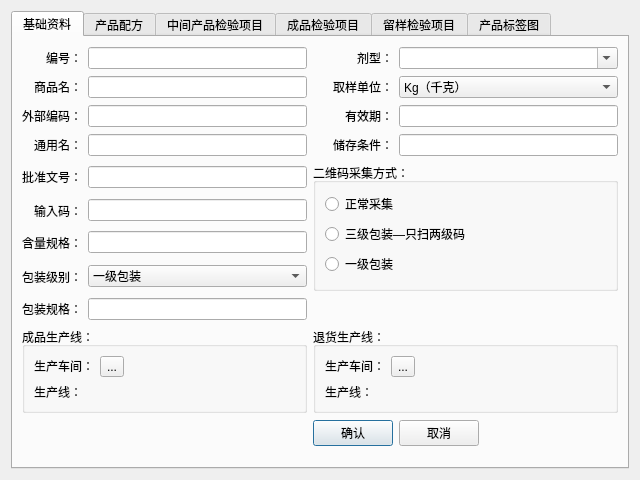
<?xml version="1.0" encoding="UTF-8"?>
<ui version="4.0">
 <class>Dialog</class>
 <widget class="QDialog" name="Dialog">
  <property name="geometry">
   <rect>
    <x>0</x>
    <y>0</y>
    <width>640</width>
    <height>480</height>
   </rect>
  </property>
  <property name="windowTitle">
   <string>物料详细信息</string>
  </property>
  <layout class="QGridLayout" name="gridLayout">
   <item row="0" column="0">
    <widget class="QTabWidget" name="tab">
     <property name="enabled">
      <bool>true</bool>
     </property>
     <property name="currentIndex">
      <number>0</number>
     </property>
     <property name="tabsClosable">
      <bool>false</bool>
     </property>
     <property name="movable">
      <bool>false</bool>
     </property>
     <property name="tabBarAutoHide">
      <bool>false</bool>
     </property>
     <widget class="QWidget" name="tab_1">
      <attribute name="title">
       <string>基础资料</string>
      </attribute>
      <layout class="QGridLayout" name="gridLayout_6">
       <item row="9" column="1" colspan="2">
        <widget class="QGroupBox" name="groupBox_4">
         <property name="title">
          <string>成品生产线：</string>
         </property>
         <layout class="QGridLayout" name="gridLayout_11">
          <item row="0" column="0">
           <widget class="QLabel" name="workshoplabel">
            <property name="sizePolicy">
             <sizepolicy hsizetype="Fixed" vsizetype="Fixed">
              <horstretch>0</horstretch>
              <verstretch>0</verstretch>
             </sizepolicy>
            </property>
            <property name="text">
             <string>生产车间：</string>
            </property>
           </widget>
          </item>
          <item row="0" column="1">
           <widget class="QToolButton" name="workshop">
            <property name="text">
             <string>...</string>
            </property>
           </widget>
          </item>
          <item row="1" column="0">
           <widget class="QLabel" name="productionlinelabel">
            <property name="sizePolicy">
             <sizepolicy hsizetype="Fixed" vsizetype="Fixed">
              <horstretch>0</horstretch>
              <verstretch>0</verstretch>
             </sizepolicy>
            </property>
            <property name="text">
             <string>生产线：</string>
            </property>
           </widget>
          </item>
          <item row="1" column="1">
           <widget class="QLabel" name="productionline">
            <property name="sizePolicy">
             <sizepolicy hsizetype="Expanding" vsizetype="Preferred">
              <horstretch>0</horstretch>
              <verstretch>0</verstretch>
             </sizepolicy>
            </property>
            <property name="text">
             <string/>
            </property>
           </widget>
          </item>
         </layout>
        </widget>
       </item>
       <item row="4" column="3" rowspan="4" colspan="2">
        <widget class="QGroupBox" name="qrtype">
         <property name="title">
          <string>二维码采集方式：</string>
         </property>
         <layout class="QVBoxLayout" name="verticalLayout">
          <item>
           <widget class="QRadioButton" name="radioButton">
            <property name="text">
             <string>正常采集</string>
            </property>
           </widget>
          </item>
          <item>
           <widget class="QRadioButton" name="radioButton_2">
            <property name="text">
             <string>三级包装—只扫两级码</string>
            </property>
           </widget>
          </item>
          <item>
           <widget class="QRadioButton" name="radioButton_3">
            <property name="text">
             <string>一级包装</string>
            </property>
           </widget>
          </item>
         </layout>
        </widget>
       </item>
       <item row="8" column="1">
        <widget class="QLabel" name="packagelabel">
         <property name="layoutDirection">
          <enum>Qt::RightToLeft</enum>
         </property>
         <property name="text">
          <string>包装规格：</string>
         </property>
         <property name="alignment">
          <set>Qt::AlignRight|Qt::AlignTrailing|Qt::AlignVCenter</set>
         </property>
        </widget>
       </item>
       <item row="8" column="2">
        <widget class="QLineEdit" name="package_2"/>
       </item>
       <item row="10" column="3">
        <widget class="QPushButton" name="acceptButton">
         <property name="sizePolicy">
          <sizepolicy hsizetype="Fixed" vsizetype="Fixed">
           <horstretch>0</horstretch>
           <verstretch>0</verstretch>
          </sizepolicy>
         </property>
         <property name="text">
          <string>确认</string>
         </property>
        </widget>
       </item>
       <item row="10" column="4">
        <widget class="QPushButton" name="cancelButton">
         <property name="sizePolicy">
          <sizepolicy hsizetype="Fixed" vsizetype="Fixed">
           <horstretch>0</horstretch>
           <verstretch>0</verstretch>
          </sizepolicy>
         </property>
         <property name="text">
          <string>取消</string>
         </property>
        </widget>
       </item>
       <item row="0" column="3">
        <widget class="QLabel" name="medkindlabel">
         <property name="text">
          <string>剂型：</string>
         </property>
         <property name="alignment">
          <set>Qt::AlignRight|Qt::AlignTrailing|Qt::AlignVCenter</set>
         </property>
        </widget>
       </item>
       <item row="1" column="3">
        <widget class="QLabel" name="checkunitlabel">
         <property name="text">
          <string>取样单位：</string>
         </property>
         <property name="alignment">
          <set>Qt::AlignRight|Qt::AlignTrailing|Qt::AlignVCenter</set>
         </property>
        </widget>
       </item>
       <item row="0" column="1">
        <widget class="QLabel" name="idlabel">
         <property name="layoutDirection">
          <enum>Qt::RightToLeft</enum>
         </property>
         <property name="text">
          <string>编号：</string>
         </property>
         <property name="alignment">
          <set>Qt::AlignRight|Qt::AlignTrailing|Qt::AlignVCenter</set>
         </property>
        </widget>
       </item>
       <item row="1" column="1">
        <widget class="QLabel" name="namelabel">
         <property name="layoutDirection">
          <enum>Qt::RightToLeft</enum>
         </property>
         <property name="text">
          <string>商品名：</string>
         </property>
         <property name="alignment">
          <set>Qt::AlignRight|Qt::AlignTrailing|Qt::AlignVCenter</set>
         </property>
        </widget>
       </item>
       <item row="6" column="2">
        <widget class="QLineEdit" name="spec"/>
       </item>
       <item row="5" column="1">
        <widget class="QLabel" name="inputlabel">
         <property name="layoutDirection">
          <enum>Qt::RightToLeft</enum>
         </property>
         <property name="text">
          <string>输入码：</string>
         </property>
         <property name="alignment">
          <set>Qt::AlignRight|Qt::AlignTrailing|Qt::AlignVCenter</set>
         </property>
        </widget>
       </item>
       <item row="5" column="2">
        <widget class="QLineEdit" name="inputcode"/>
       </item>
       <item row="4" column="1">
        <widget class="QLabel" name="allownolabel">
         <property name="text">
          <string>批准文号：</string>
         </property>
         <property name="alignment">
          <set>Qt::AlignRight|Qt::AlignTrailing|Qt::AlignVCenter</set>
         </property>
        </widget>
       </item>
       <item row="4" column="2">
        <widget class="QLineEdit" name="allowno"/>
       </item>
       <item row="0" column="2">
        <widget class="QLineEdit" name="prodid"/>
       </item>
       <item row="2" column="1">
        <widget class="QLabel" name="externalnolabel">
         <property name="layoutDirection">
          <enum>Qt::RightToLeft</enum>
         </property>
         <property name="text">
          <string>外部编码：</string>
         </property>
         <property name="alignment">
          <set>Qt::AlignRight|Qt::AlignTrailing|Qt::AlignVCenter</set>
         </property>
        </widget>
       </item>
       <item row="2" column="2">
        <widget class="QLineEdit" name="externalno"/>
       </item>
       <item row="3" column="1">
        <widget class="QLabel" name="kindlabel">
         <property name="layoutDirection">
          <enum>Qt::RightToLeft</enum>
         </property>
         <property name="text">
          <string>通用名：</string>
         </property>
         <property name="alignment">
          <set>Qt::AlignRight|Qt::AlignTrailing|Qt::AlignVCenter</set>
         </property>
        </widget>
       </item>
       <item row="6" column="1">
        <widget class="QLabel" name="speclabel">
         <property name="layoutDirection">
          <enum>Qt::RightToLeft</enum>
         </property>
         <property name="text">
          <string>含量规格：</string>
         </property>
         <property name="alignment">
          <set>Qt::AlignRight|Qt::AlignTrailing|Qt::AlignVCenter</set>
         </property>
        </widget>
       </item>
       <item row="1" column="2">
        <widget class="QLineEdit" name="prodname"/>
       </item>
       <item row="3" column="2">
        <widget class="QLineEdit" name="commonname"/>
       </item>
       <item row="7" column="1">
        <widget class="QLabel" name="packageLvlabel">
         <property name="layoutDirection">
          <enum>Qt::RightToLeft</enum>
         </property>
         <property name="text">
          <string>包装级别：</string>
         </property>
         <property name="alignment">
          <set>Qt::AlignRight|Qt::AlignTrailing|Qt::AlignVCenter</set>
         </property>
        </widget>
       </item>
       <item row="1" column="4">
        <widget class="QComboBox" name="checkunit">
         <property name="editable">
          <bool>false</bool>
         </property>
         <item>
          <property name="text">
           <string>Kg（千克）</string>
          </property>
         </item>
         <item>
          <property name="text">
           <string>g（克）</string>
          </property>
         </item>
         <item>
          <property name="text">
           <string>L（升）</string>
          </property>
         </item>
         <item>
          <property name="text">
           <string>ml（毫升）</string>
          </property>
         </item>
        </widget>
       </item>
       <item row="7" column="2">
        <widget class="QComboBox" name="packageLv">
         <item>
          <property name="text">
           <string>一级包装</string>
          </property>
         </item>
         <item>
          <property name="text">
           <string>二级包装</string>
          </property>
         </item>
         <item>
          <property name="text">
           <string>三级包装</string>
          </property>
         </item>
         <item>
          <property name="text">
           <string>四级包装</string>
          </property>
         </item>
        </widget>
       </item>
       <item row="2" column="3">
        <widget class="QLabel" name="expiredlabel">
         <property name="text">
          <string>有效期：</string>
         </property>
         <property name="alignment">
          <set>Qt::AlignRight|Qt::AlignTrailing|Qt::AlignVCenter</set>
         </property>
        </widget>
       </item>
       <item row="2" column="4">
        <widget class="QLineEdit" name="expireddates"/>
       </item>
       <item row="3" column="3">
        <widget class="QLabel" name="storagelabel">
         <property name="layoutDirection">
          <enum>Qt::RightToLeft</enum>
         </property>
         <property name="text">
          <string>储存条件：</string>
         </property>
         <property name="alignment">
          <set>Qt::AlignRight|Qt::AlignTrailing|Qt::AlignVCenter</set>
         </property>
        </widget>
       </item>
       <item row="3" column="4">
        <widget class="QLineEdit" name="storage"/>
       </item>
       <item row="9" column="3" colspan="2">
        <widget class="QGroupBox" name="groupBox_3">
         <property name="sizePolicy">
          <sizepolicy hsizetype="Expanding" vsizetype="Fixed">
           <horstretch>0</horstretch>
           <verstretch>0</verstretch>
          </sizepolicy>
         </property>
         <property name="title">
          <string>退货生产线：</string>
         </property>
         <layout class="QGridLayout" name="gridLayout_10">
          <item row="0" column="0">
           <widget class="QLabel" name="bworkshoplabel">
            <property name="sizePolicy">
             <sizepolicy hsizetype="Fixed" vsizetype="Fixed">
              <horstretch>0</horstretch>
              <verstretch>0</verstretch>
             </sizepolicy>
            </property>
            <property name="layoutDirection">
             <enum>Qt::RightToLeft</enum>
            </property>
            <property name="text">
             <string>生产车间：</string>
            </property>
            <property name="alignment">
             <set>Qt::AlignRight|Qt::AlignTrailing|Qt::AlignVCenter</set>
            </property>
           </widget>
          </item>
          <item row="1" column="0">
           <widget class="QLabel" name="bproductionlinelabel">
            <property name="sizePolicy">
             <sizepolicy hsizetype="Fixed" vsizetype="Fixed">
              <horstretch>0</horstretch>
              <verstretch>0</verstretch>
             </sizepolicy>
            </property>
            <property name="text">
             <string>生产线：</string>
            </property>
            <property name="alignment">
             <set>Qt::AlignRight|Qt::AlignTrailing|Qt::AlignVCenter</set>
            </property>
           </widget>
          </item>
          <item row="0" column="1">
           <widget class="QToolButton" name="bworkshop">
            <property name="sizePolicy">
             <sizepolicy hsizetype="Fixed" vsizetype="Fixed">
              <horstretch>0</horstretch>
              <verstretch>0</verstretch>
             </sizepolicy>
            </property>
            <property name="text">
             <string>...</string>
            </property>
           </widget>
          </item>
          <item row="1" column="1">
           <widget class="QLabel" name="bproductionline">
            <property name="sizePolicy">
             <sizepolicy hsizetype="Expanding" vsizetype="Preferred">
              <horstretch>0</horstretch>
              <verstretch>0</verstretch>
             </sizepolicy>
            </property>
            <property name="text">
             <string/>
            </property>
           </widget>
          </item>
         </layout>
        </widget>
       </item>
       <item row="0" column="4">
        <widget class="QComboBox" name="medkind">
         <property name="editable">
          <bool>true</bool>
         </property>
        </widget>
       </item>
      </layout>
     </widget>
     <widget class="QWidget" name="tab_2">
      <attribute name="title">
       <string>产品配方</string>
      </attribute>
      <layout class="QGridLayout" name="gridLayout_5">
       <item row="0" column="0">
        <widget class="QTreeWidget" name="formula">
         <property name="selectionMode">
          <enum>QAbstractItemView::ExtendedSelection</enum>
         </property>
         <column>
          <property name="text">
           <string>id</string>
          </property>
         </column>
         <column>
          <property name="text">
           <string>类别</string>
          </property>
         </column>
         <column>
          <property name="text">
           <string>种类</string>
          </property>
         </column>
         <column>
          <property name="text">
           <string>数量</string>
          </property>
         </column>
         <column>
          <property name="text">
           <string>计算公式</string>
          </property>
         </column>
        </widget>
       </item>
      </layout>
     </widget>
     <widget class="QWidget" name="tab_3">
      <attribute name="title">
       <string>中间产品检验项目</string>
      </attribute>
      <layout class="QGridLayout" name="gridLayout_4">
       <item row="0" column="0">
        <widget class="QTreeWidget" name="precheckitem">
         <property name="selectionMode">
          <enum>QAbstractItemView::ExtendedSelection</enum>
         </property>
         <column>
          <property name="text">
           <string>id</string>
          </property>
         </column>
         <column>
          <property name="text">
           <string>序号</string>
          </property>
         </column>
         <column>
          <property name="text">
           <string>类别</string>
          </property>
         </column>
         <column>
          <property name="text">
           <string>项目名称</string>
          </property>
         </column>
         <column>
          <property name="text">
           <string>标准规定</string>
          </property>
         </column>
         <column>
          <property name="text">
           <string>结果类型</string>
          </property>
         </column>
         <column>
          <property name="text">
           <string>入库类别</string>
          </property>
         </column>
        </widget>
       </item>
      </layout>
     </widget>
     <widget class="QWidget" name="tab_4">
      <attribute name="title">
       <string>成品检验项目</string>
      </attribute>
      <layout class="QGridLayout" name="gridLayout_3">
       <item row="0" column="0">
        <widget class="QTreeWidget" name="prodcheckitem">
         <property name="selectionMode">
          <enum>QAbstractItemView::ExtendedSelection</enum>
         </property>
         <column>
          <property name="text">
           <string>id</string>
          </property>
         </column>
         <column>
          <property name="text">
           <string>序号</string>
          </property>
         </column>
         <column>
          <property name="text">
           <string>类别</string>
          </property>
         </column>
         <column>
          <property name="text">
           <string>项目名称</string>
          </property>
         </column>
         <column>
          <property name="text">
           <string>标准规定</string>
          </property>
         </column>
         <column>
          <property name="text">
           <string>结果类型</string>
          </property>
         </column>
         <column>
          <property name="text">
           <string>入库类别</string>
          </property>
         </column>
        </widget>
       </item>
      </layout>
     </widget>
     <widget class="QWidget" name="tab_5">
      <attribute name="title">
       <string>留样检验项目</string>
      </attribute>
      <layout class="QGridLayout" name="gridLayout_7">
       <item row="0" column="0">
        <widget class="QTreeWidget" name="samplecheckitem">
         <property name="selectionMode">
          <enum>QAbstractItemView::ExtendedSelection</enum>
         </property>
         <column>
          <property name="text">
           <string>id</string>
          </property>
         </column>
         <column>
          <property name="text">
           <string>序号</string>
          </property>
         </column>
         <column>
          <property name="text">
           <string>类别</string>
          </property>
         </column>
         <column>
          <property name="text">
           <string>项目名称</string>
          </property>
         </column>
         <column>
          <property name="text">
           <string>标准规定</string>
          </property>
         </column>
         <column>
          <property name="text">
           <string>结果类型</string>
          </property>
         </column>
         <column>
          <property name="text">
           <string>入库类别</string>
          </property>
         </column>
        </widget>
       </item>
      </layout>
     </widget>
     <widget class="QWidget" name="tab_6">
      <attribute name="title">
       <string>产品标签图</string>
      </attribute>
      <layout class="QGridLayout" name="gridLayout_2">
       <item row="1" column="0">
        <widget class="QGroupBox" name="groupBox_2">
         <property name="sizePolicy">
          <sizepolicy hsizetype="Preferred" vsizetype="Expanding">
           <horstretch>0</horstretch>
           <verstretch>2</verstretch>
          </sizepolicy>
         </property>
         <property name="title">
          <string>标签图</string>
         </property>
         <layout class="QGridLayout" name="gridLayout_9">
          <item row="0" column="0">
           <widget class="QLabel" name="productimage">
            <property name="text">
             <string/>
            </property>
           </widget>
          </item>
         </layout>
        </widget>
       </item>
       <item row="0" column="0">
        <widget class="QGroupBox" name="groupBox">
         <property name="sizePolicy">
          <sizepolicy hsizetype="Preferred" vsizetype="Expanding">
           <horstretch>0</horstretch>
           <verstretch>1</verstretch>
          </sizepolicy>
         </property>
         <property name="title">
          <string>标签记录</string>
         </property>
         <layout class="QGridLayout" name="gridLayout_8">
          <item row="1" column="0" colspan="3">
           <widget class="QTreeWidget" name="labellist">
            <column>
             <property name="text">
              <string>id</string>
             </property>
            </column>
            <column>
             <property name="text">
              <string>图片名</string>
             </property>
            </column>
            <column>
             <property name="text">
              <string>建立者</string>
             </property>
            </column>
            <column>
             <property name="text">
              <string>建立时间</string>
             </property>
            </column>
            <column>
             <property name="text">
              <string>imageid</string>
             </property>
            </column>
           </widget>
          </item>
          <item row="0" column="0">
           <widget class="QPushButton" name="labelvaildButton">
            <property name="enabled">
             <bool>false</bool>
            </property>
            <property name="sizePolicy">
             <sizepolicy hsizetype="Fixed" vsizetype="Fixed">
              <horstretch>0</horstretch>
              <verstretch>0</verstretch>
             </sizepolicy>
            </property>
            <property name="text">
             <string>生效</string>
            </property>
           </widget>
          </item>
          <item row="0" column="1">
           <widget class="QPushButton" name="labelinvaildButton">
            <property name="sizePolicy">
             <sizepolicy hsizetype="Fixed" vsizetype="Fixed">
              <horstretch>0</horstretch>
              <verstretch>0</verstretch>
             </sizepolicy>
            </property>
            <property name="text">
             <string>失效</string>
            </property>
           </widget>
          </item>
         </layout>
        </widget>
       </item>
      </layout>
     </widget>
    </widget>
   </item>
  </layout>
 </widget>
 <tabstops>
  <tabstop>prodid</tabstop>
  <tabstop>prodname</tabstop>
  <tabstop>externalno</tabstop>
  <tabstop>commonname</tabstop>
  <tabstop>allowno</tabstop>
  <tabstop>inputcode</tabstop>
  <tabstop>spec</tabstop>
  <tabstop>packageLv</tabstop>
  <tabstop>package_2</tabstop>
  <tabstop>checkunit</tabstop>
  <tabstop>acceptButton</tabstop>
  <tabstop>cancelButton</tabstop>
  <tabstop>precheckitem</tabstop>
  <tabstop>formula</tabstop>
  <tabstop>prodcheckitem</tabstop>
 </tabstops>
 <resources/>
 <connections/>
</ui>
